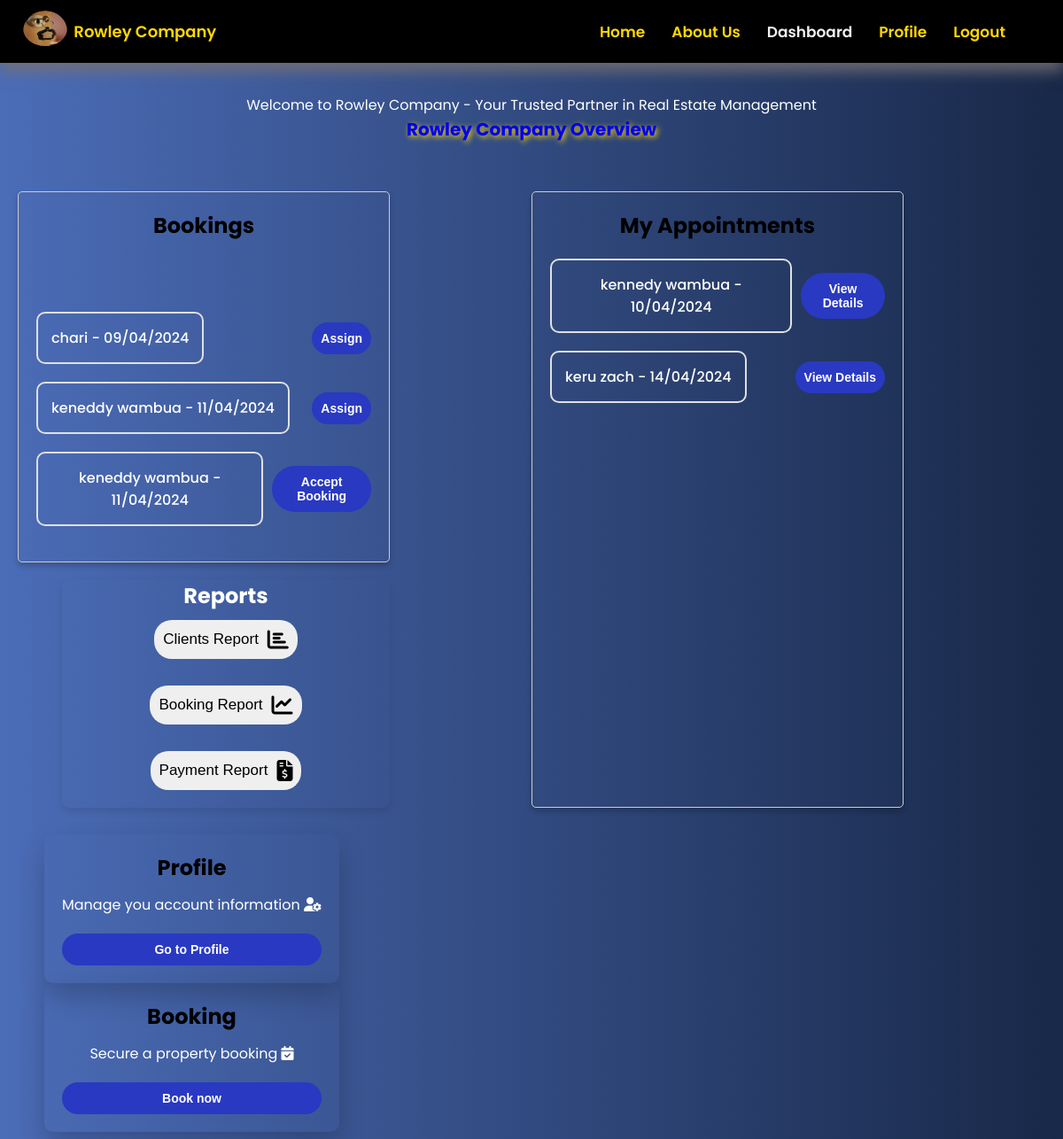
Page /agent/dashboard (signed in) on the committed database.
### project/models.py (models this page shows, shortened)
class Booking(db.Model):
    id = db.Column(db.Integer, primary_key=True)
    username = db.Column(db.String(50), nullable=False)
    email = db.Column(db.String(120), nullable=False)
    telephone = db.Column(db.String(10), nullable=False)
    property_type = db.Column(db.String(50), nullable=False)
    booking_hours = db.Column(db.String(50), nullable=False)
    date = db.Column(db.Date, nullable=False)
    status = db.Column(db.String(20), nullable=False, default='Pending')
    user_id = db.Column(db.Integer, db.ForeignKey('user.id'), nullable=False)
    agent_id = db.Column(db.Integer, nullable=False, default='00')

### project/main.py (the view)
@main.route('/agent/dashboard')
@login_required
def agentDashboard():
    bookings = Booking.query.all()
    return render_template('agentDashboard.html', active_page='agentDashboard', bookings=bookings)

### project/templates/agentDashboard.html (shortened to what this page needs)
{% extends 'base.html' %}
{% block head %}
  {{super()}}
  <link rel="stylesheet" href="/static/css/agentDashboard.css">
{% endblock %}
{% block content %}
<section class="dashboard-section">
  <div id="upper-part">
    <div class="welcome-note">
        <p>Welcome to Rowley Company - Your Trusted Partner in Real Estate Management</p>
        <a  href="{{url_for('main.landingpage')}}"> Rowley Company Overview </a>
    </div>
  </div>
  <div class="middle-part">
    <div class="data">
      <div class="booking">
        <h2> Bookings </h2>
        {% for booking in bookings %}
          <div class="booking-details">
            {% if booking.status == 'Pending' %}
              <p> {{ booking.username }} - {{ booking.date.strftime('%d/%m/%Y') }} </p>
              <div class="booking-action">
                <form action="{{ url_for('agent.accept_booking', booking_id=booking.id) }}" method="post">
                  <button type="submit"> Accept Booking</button>
                </form>
              </div>
            {% endif %}
            {% if booking.status == 'Accepted' %}
              <p> {{ booking.username }} - {{ booking.date.strftime('%d/%m/%Y') }} </p>
              <div class="booking-action">
                <form action="{{ url_for('agent.assign_agent', booking_id=booking.id, agent_id=current_user.id) }}" method="post">
                  <button type="submit"> Assign </button>
                </form>
              </div>
            {% endif %}
          </div>
        {% endfor %}
      </div>
      <div class="reports-part">
        <h1> Reports </h1>
        <div class="report-div">
          <button class="report-data" onclick="generateReport('{{ url_for('reports.clients_report') }}', 'clients')">
             Clients Report <i class="fas fa-chart-bar"></i>
          </button>
        </div>
        <div class="report-div">
          <button class="report-data" onclick="generateReport('{{ url_for('reports.booking_report') }}', 'bookings')">
            Booking Report <i class="fas fa-chart-line"></i>
          </button>
        </div>
        <div class="report-div">
          <button class="report-data" onclick="generateReport('{{ url_for('reports.payment_report') }}', 'payments')">
            Payment Report <i class="fas fa-file-invoice-dollar"></i>
          </button>
        </div>
      </div>
    </div>
    <div class="booking">
      <h2> My Appointments </h2>
      {% for booking in bookings %}
        <div class="booking-details">
            {% if booking.status == 'Assigned' and booking.agent_id == current_user.id %}
              <p> {{ booking.username }} - {{ booking.date.strftime('%d/%m/%Y') }} </p>
              <div class="booking-action">
                <button type="button" onclick="viewBookingDetails('{{ booking.username }}', '{{ booking.email }}',
                  '{{ booking.telephone }}', '{{ booking.property_type }}', '{{ booking.booking_hours }}',
                  '{{ booking.date.strftime('%Y-%m-%d') }}')"> View Details </button>
              </div>
            {% endif %}
        </div>
      {% endfor %}
    </div>
    <div class="form-part">
        <div class="form-card">
            <h2><strong> Profile </strong></h2>
            <p> Manage you account information <i class="fas fa-user-cog"></i> </p>
            <form action="{{ url_for('main.profile') }}">
                <button type="submit"> Go to Profile </button>
            </form>
        </div>
        <div class="form-card">
            <h2><strong> Booking </strong></h2>
            <p> Secure a property booking <i class="fas fa-calendar-check"></i></p>
            <form action="{{ url_for('main.booking') }}">
                <button type="submit"> Book now </button>
            </form>
        </div>
    </div>
  </div>
{% endblock %}

### project/static/css/main.css (style rules this page uses)
* { box-sizing: border-box; margin: 0; padding: 0; }
body { margin: 0; padding: 0; font-family: "Poppins", sans-serif; background-color: #E1E9E5; }

### project/static/css/agentDashboard.css (style rules this page uses)
body { background: linear-gradient(to right, #4b6cb7, #182848); color: white; }
.dashboard-section { display: flex; flex-direction: column; width: 100%; }
#upper-part { text-align: center; padding: 20px; width: 100%; display: flex; justify-content: space-between; align-items: center; }
.welcome-note { padding: 15px; text-align: center; flex: 3; }
.welcome-note a { font-size: 20px; font-weight: bold; text-shadow: 2px 2px 6px gold; text-decoration: none; }
.middle-part { display: flex; justify-content: space-between; padding: 20px; flex-direction: row; height: 100vh; flex-wrap: wrap; }
.booking { max-width: 420px; margin: 0px auto; padding: 20px; border: 1px solid #ccc; border-radius: 5px; box-shadow: 0 4px 6px rgba(0, 0, 0, 0.2); display: flex; flex-direction: column; }
.booking h2 { margin-bottom: 20px; text-align: center; color: black; font-weight: 700; }
.booking-details { display: flex; flex-direction: row; align-items: center; margin-bottom: 20px; justify-content: space-between; }
.booking-details p { font-size: 16px; font-weight: 500; border-radius: 10px; padding: 15px; border: 2px solid #e0e0e0; text-align: center; margin-right: 10px; }
.booking-action button { text-decoration: none; padding: 10px; font-size: 14px; font-weight: bold; color: #fff; background-color: rgb(41, 57, 194); border: none; border-radius: 70px; cursor: pointer; }
.reports-part { display: flex; flex-direction: column; align-items: center; margin: 20px auto auto 50px; box-shadow: 0 4px 8px rgba(0, 0, 0, 0.1); border-radius: 8px; }
.report-div { padding: 10px; margin-bottom: 10px; }
.report-data { display: flex; align-items: center; justify-content: space-between; font-size: 17px; text-decoration: none; }
.report-data i { font-size: 24px; margin-left: 10px; }
.report-div button { border-radius: 20px; padding: 10px; cursor: pointer; border: none; }
.form-part { padding: 30px; justify-content: space-around; display: flex; align-items: center; flex-direction: column; }
.form-card { min-height: 120px; width: 100%; padding: 20px; border-radius: 10px; box-shadow: 0px 15px 30px rgba(0,0,0,0.2); transition: transform 0.3s; }
.form-card h2 { margin-bottom: 12px; font-weight: 400; text-align: center; color: black; }
.form-card p { text-align: center; }
.form-card button { width: 100%; padding: 10px; font-size: 14px; font-weight: bold; color: #fff; background-color: rgb(41, 57, 194); border: none; margin-top: 20px; border-radius: 70px; cursor: pointer; }

### rows in the picture
Booking: username "chari", date "09/04/2024"
Booking: username "keneddy wambua", date "11/04/2024"
Booking: username "keneddy wambua", date "11/04/2024"
Booking: username "kennedy wambua", date "10/04/2024"
Booking: username "keru zach", date "14/04/2024"
